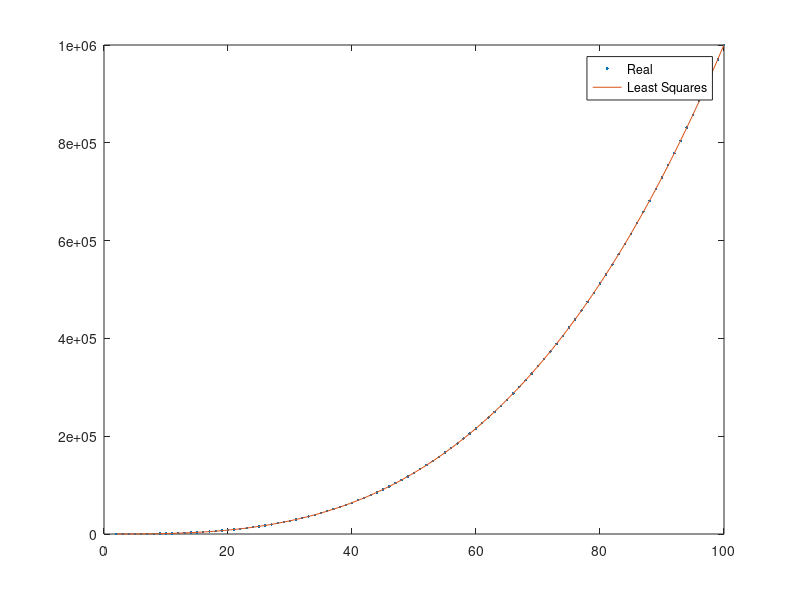

The MATLAB source for this figure:
clear; clc; close all;

data=load('poketmon.txt');
tt=data(:,3:4);
data=data(:,1:2);
data=[data;tt];
data=data(2:100,1:2);

x=data(:,1);        % split data
y=data(:,2);        % split data

lnx=log(x);
lny=log(y);

lnx_sum=sum(lnx); lnx2_sum=sum(lnx.^2); lny_sum=sum(lny); xy_sum=sum(lnx.*lny); 

lnb=(lnx2_sum*lny_sum-xy_sum*lnx_sum)/(99*lnx2_sum-lnx_sum^2);
a=(99*xy_sum-lnx_sum*lny_sum)/(99*lnx2_sum-lnx_sum^2);

b=exp(lnb);
plot(data(:,1),data(:,2),'.')
hold on
plot(x,b*x.^a);%plot(x,b*exp(a*log(x)));
axis([0 100 0 max(data(:,2))])
legend('Real','Least Squares');
% hold off
% plot(x,lny)
% hold on
% plot(x,a*x+lnb);



